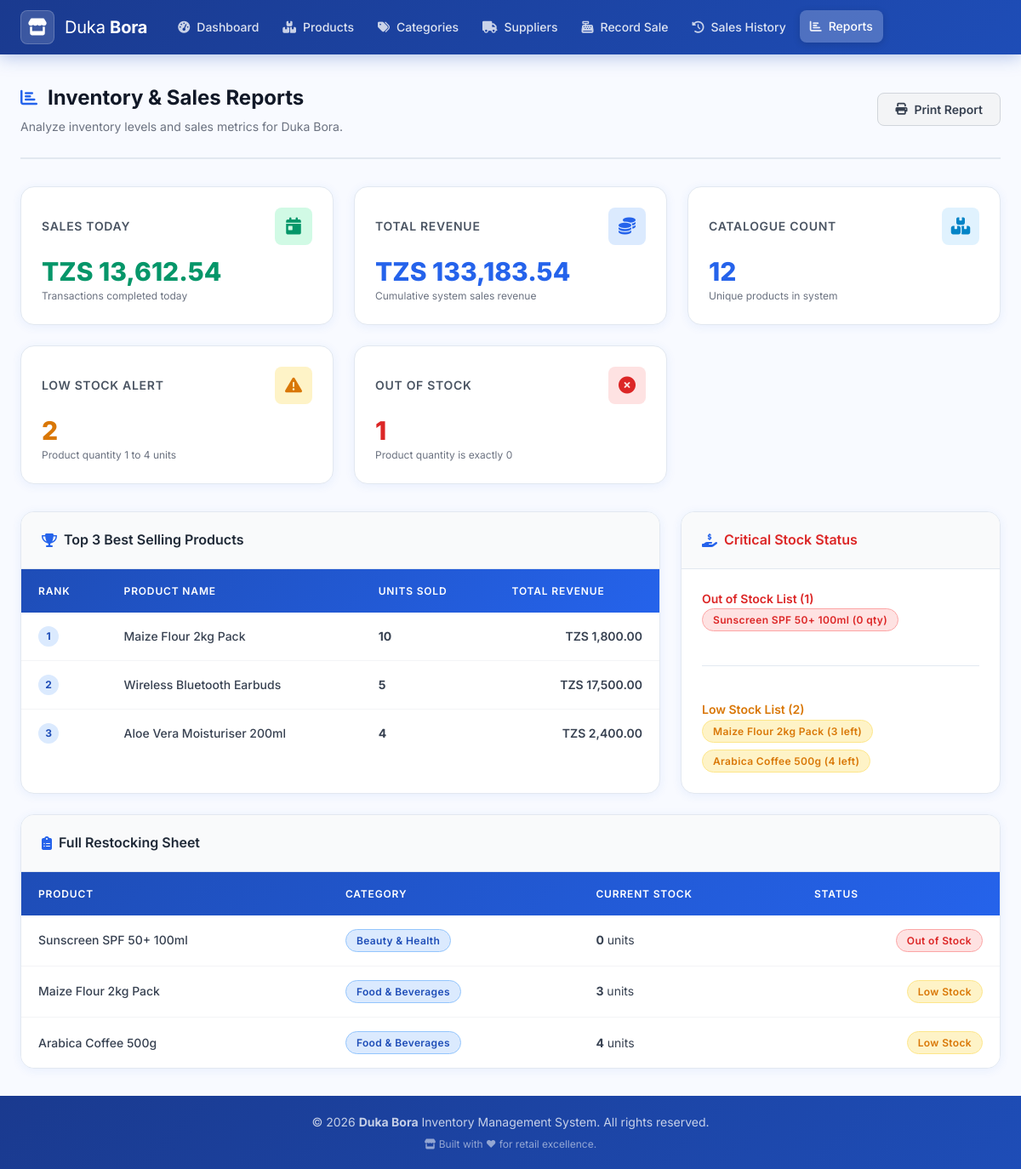
The app's page /report.php with its own data.
### tables this page shows
CREATE TABLE IF NOT EXISTS `products` (
    `product_id`  INT            NOT NULL AUTO_INCREMENT,
    `name`        VARCHAR(200)   NOT NULL,
    `category_id` INT            NOT NULL,
    `supplier_id` INT            NOT NULL,
    `price`       DECIMAL(10,2)  NOT NULL DEFAULT 0.00,
    `stock_qty`   INT            NOT NULL DEFAULT 0,
    `created_at`  TIMESTAMP      NOT NULL DEFAULT CURRENT_TIMESTAMP,
    PRIMARY KEY (`product_id`),
    CONSTRAINT `fk_product_category` FOREIGN KEY (`category_id`)
        REFERENCES `categories`(`category_id`) ON DELETE RESTRICT ON UPDATE CASCADE,
    CONSTRAINT `fk_product_supplier` FOREIGN KEY (`supplier_id`)
        REFERENCES `suppliers`(`supplier_id`) ON DELETE RESTRICT ON UPDATE CASCADE,
    CONSTRAINT `chk_price`     CHECK (`price`     >= 0),
    CONSTRAINT `chk_stock_qty` CHECK (`stock_qty` >= 0)
);

CREATE TABLE IF NOT EXISTS `categories` (
    `category_id`   INT           NOT NULL AUTO_INCREMENT,
    `category_name` VARCHAR(100)  NOT NULL,
    PRIMARY KEY (`category_id`),
    UNIQUE KEY `uq_category_name` (`category_name`)
);

### report.php (the view, shortened to what this page needs)
<?php
require_once __DIR__ . '/includes/functions.php';
$conn = getConnection();
$stats = getDashboardStats();
$topSellers = getTopSellingProducts(3);
$lowStockProducts = getLowStockProducts(5);
$outOfStockResult = $conn->query("
    SELECT p.*, c.category_name, s.supplier_name
    FROM products p
    JOIN categories c ON c.category_id = p.category_id
    JOIN suppliers s ON s.supplier_id = p.supplier_id
    WHERE p.stock_qty = 0
    ORDER BY p.name ASC
");
$outOfStockProducts = [];
if ($outOfStockResult) {
    $outOfStockProducts = $outOfStockResult->fetch_all(MYSQLI_ASSOC);
}
require_once __DIR__ . '/includes/header.php';
require_once __DIR__ . '/includes/nav.php';
?>
<div class="page-header">
    <div>
        <h1 class="page-title">
            <i class="fas fa-chart-bar"></i> Inventory & Sales Reports
        </h1>
        <p class="page-subtitle">Analyze inventory levels and sales metrics for Duka Bora.</p>
    </div>
    <button onclick="window.print()" class="btn btn-secondary">
        <i class="fas fa-print"></i> Print Report
    </button>
</div>
<div class="report-grid">
    <div class="report-card">
        <div class="report-card-header">
            <span class="report-card-title">Sales Today</span>
            <div class="report-card-icon" style="background:var(--success-100); color:var(--success-600);">
                <i class="fas fa-calendar-day"></i>
            </div>
        </div>
        <div class="report-card-value text-success" data-counter="<?= $stats['sales_today'] ?>" data-currency="true">
        </div>
        <p class="text-xs text-muted" style="margin-top:4px;">Transactions completed today</p>
    </div>
    <div class="report-card">
        <div class="report-card-header">
            <span class="report-card-title">Total Revenue</span>
            <div class="report-card-icon" style="background:var(--primary-100); color:var(--primary-600);">
                <i class="fas fa-coins"></i>
            </div>
        </div>
        <div class="report-card-value text-primary" data-counter="<?= $stats['total_sales_value'] ?>" data-currency="true">
        </div>
        <p class="text-xs text-muted" style="margin-top:4px;">Cumulative system sales revenue</p>
    </div>
    <div class="report-card">
        <div class="report-card-header">
            <span class="report-card-title">Catalogue Count</span>
            <div class="report-card-icon" style="background:var(--info-100); color:var(--info-600);">
                <i class="fas fa-boxes"></i>
            </div>
        </div>
        <div class="report-card-value text-primary" data-counter="<?= $stats['total_products'] ?>">
            <?= $stats['total_products'] ?>
        </div>
        <p class="text-xs text-muted" style="margin-top:4px;">Unique products in system</p>
    </div>
    <div class="report-card">
        <div class="report-card-header">
            <span class="report-card-title">Low Stock Alert</span>
            <div class="report-card-icon" style="background:var(--warning-100); color:var(--warning-600);">
                <i class="fas fa-exclamation-triangle"></i>
            </div>
        </div>
        <div class="report-card-value text-warning" data-counter="<?= $stats['low_stock_count'] ?>">
            <?= $stats['low_stock_count'] ?>
        </div>
        <p class="text-xs text-muted" style="margin-top:4px;">Product quantity 1 to 4 units</p>
    </div>
    <div class="report-card">
        <div class="report-card-header">
            <span class="report-card-title">Out of Stock</span>
            <div class="report-card-icon" style="background:var(--danger-100); color:var(--danger-600);">
                <i class="fas fa-times-circle"></i>
            </div>
        </div>
        <div class="report-card-value text-danger" data-counter="<?= $stats['out_of_stock'] ?>">
            <?= $stats['out_of_stock'] ?>
        </div>
        <p class="text-xs text-muted" style="margin-top:4px;">Product quantity is exactly 0</p>
    </div>
</div>
<div class="dashboard-grid">
    <div class="card">
        <div class="card-header">
            <h2 class="card-title">
                <i class="fas fa-trophy"></i> Top 3 Best Selling Products
            </h2>
        </div>
        <div class="table-wrapper" style="border:none; box-shadow:none; border-radius:0;">
            <table class="data-table" aria-label="Top Selling Products">
                <thead>
                    <tr>
                        <th>Rank</th>
                        <th>Product Name</th>
                        <th>Units Sold</th>
                        <th>Total Revenue</th>
                    </tr>
                </thead>
                <tbody>
                    <?php if (empty($topSellers)): ?>
                        <tr>
                            <td colspan="4" class="table-empty">
                                <i class="fas fa-info-circle"></i> No sales recorded.
                            </td>
                        </tr>
                    <?php else: ?>
                        <?php foreach ($topSellers as $i => $product): ?>
                            <tr>
                                <td><span class="rank-num"><?= $i + 1 ?></span></td>
                                <td class="product-name"><?= e($product['name']) ?></td>
                                <td><strong><?= (int) $product['total_qty'] ?></strong></td>
                                <td class="price-value fw-bold"><?= formatTZS((float) $product['total_revenue']) ?></td>
                            </tr>
                        <?php endforeach; ?>
                    <?php endif; ?>
                </tbody>
            </table>
        </div>
    </div>
    <div class="card">
        <div class="card-header">
            <h2 class="card-title" style="color:var(--danger-600);">
                <i class="fas fa-hand-holding-usd"></i> Critical Stock Status
            </h2>
        </div>
        <div class="card-body">
            <div style="display:flex; flex-direction:column; gap:var(--space-4);">
                <div>
                    <h3 class="text-small fw-semibold mb-2" style="color:var(--danger-600);">
                        Out of Stock List (<?= count($outOfStockProducts) ?>)
                    </h3>
                    <?php if (empty($outOfStockProducts)): ?>
                        <p class="text-muted text-xs">All products have stock active.</p>
                    <?php else: ?>
                        <div class="d-flex gap-2" style="flex-wrap:wrap;">
                            <?php foreach ($outOfStockProducts as $p): ?>
                                <span class="badge badge-danger"><?= e($p['name']) ?> (0 qty)</span>
                            <?php endforeach; ?>
                        </div>
                    <?php endif; ?>
                </div>
                <hr class="divider">
                <div>
                    <h3 class="text-small fw-semibold mb-2" style="color:var(--warning-600);">
                        Low Stock List (<?= count($lowStockProducts) - count($outOfStockProducts) ?>)
                    </h3>
                    <?php
                        $actualLow = array_filter($lowStockProducts, function($item) {
                            return (int)$item['stock_qty'] > 0;
                        });
                    ?>
                    <?php if (empty($actualLow)): ?>
                        <p class="text-muted text-xs">No products are currently in low-stock status.</p>
                    <?php else: ?>
                        <div class="d-flex gap-2" style="flex-wrap:wrap;">
                            <?php foreach ($actualLow as $p): ?>
                                <span class="badge badge-warning"><?= e($p['name']) ?> (<?= (int)$p['stock_qty'] ?> left)</span>
                            <?php endforeach; ?>
                        </div>
                    <?php endif; ?>
                </div>
            </div>
        </div>
    </div>
</div>
<div class="card mt-6">
    <div class="card-header">
        <h2 class="card-title">
            <i class="fas fa-clipboard-list"></i> Full Restocking Sheet
        </h2>
    </div>
    <div class="table-wrapper" style="border:none; box-shadow:none; border-radius:0;">
        <table class="data-table" aria-label="Restocking Sheet">
            <thead>
                <tr>
                    <th>Product</th>
                    <th>Category</th>
                    <th>Current Stock</th>
                    <th>Status</th>
                </tr>
            </thead>
            <tbody>
                <?php if (empty($lowStockProducts)): ?>
                    <tr>
                        <td colspan="4" class="table-empty">
                            <i class="fas fa-check-circle" style="color:var(--success-500);"></i>
                            All items are well stocked! No restocking actions required.
                        </td>
                    </tr>
                <?php else: ?>
                    <?php foreach ($lowStockProducts as $p): ?>
                        <tr>
                            <td class="product-name"><?= e($p['name']) ?></td>
                            <td><span class="badge badge-primary"><?= e($p['category_name']) ?></span></td>
                            <td><strong><?= (int) $p['stock_qty'] ?></strong> units</td>
                            <td>
                                <?= stockBadge((int) $p['stock_qty']) ?>
                            </td>
                        </tr>
                    <?php endforeach; ?>
                <?php endif; ?>
            </tbody>
        </table>
    </div>
</div>
<?php require_once __DIR__ . '/includes/footer.php'; ?>

### includes/functions.php (shortened to what this page needs)
<?php
function e(mixed $value): string
{
    return htmlspecialchars((string) $value, ENT_QUOTES | ENT_SUBSTITUTE, 'UTF-8');
}
function stockBadge(int $qty): string
{
    if ($qty === 0) {
        $class = 'badge badge-danger';
        $label = 'Out of Stock';
    } elseif ($qty < 10) {
        $class = 'badge badge-warning';
        $label = 'Low Stock';
    } else {
        $class = 'badge badge-success';
        $label = 'In Stock';
    }
    return "<span class=\"{$class}\">{$label}</span>";
}
function getLowStockProducts(int $threshold = 5): array
{
    $conn = getConnection();
    $stmt = $conn->prepare("
        SELECT p.*, c.category_name
        FROM   products   p
        JOIN   categories c ON c.category_id = p.category_id
        WHERE  p.stock_qty < ?
        ORDER  BY p.stock_qty ASC
    ");
    $stmt->bind_param('i', $threshold);
    $stmt->execute();
    $rows = $stmt->get_result()->fetch_all(MYSQLI_ASSOC);
    return $rows;
}
function getDashboardStats(): array
{
    $conn = getConnection();
    $stats = [
        'total_products'    => 0,
        'total_categories'  => 0,
        'total_suppliers'   => 0,
        'total_sales_value' => 0.00,
        'sales_today'       => 0.00,
        'low_stock_count'   => 0,
        'out_of_stock'      => 0,
    ];
    $r = $conn->query("SELECT COUNT(*) AS cnt FROM products");
    if ($r) $stats['total_products'] = (int) $r->fetch_assoc()['cnt'];
    $r = $conn->query("SELECT COUNT(*) AS cnt FROM categories");
    if ($r) $stats['total_categories'] = (int) $r->fetch_assoc()['cnt'];
    $r = $conn->query("SELECT COUNT(*) AS cnt FROM suppliers");
    if ($r) $stats['total_suppliers'] = (int) $r->fetch_assoc()['cnt'];
    $r = $conn->query("SELECT COALESCE(SUM(total_price),0) AS total FROM sales");
    if ($r) $stats['total_sales_value'] = (float) $r->fetch_assoc()['total'];
    $r = $conn->query("SELECT COALESCE(SUM(total_price),0) AS today
                        FROM sales
                        WHERE DATE(sale_date) = CURDATE()");
    if ($r) $stats['sales_today'] = (float) $r->fetch_assoc()['today'];
    $r = $conn->query("SELECT COUNT(*) AS cnt FROM products WHERE stock_qty > 0 AND stock_qty < 5");
    if ($r) $stats['low_stock_count'] = (int) $r->fetch_assoc()['cnt'];
    $r = $conn->query("SELECT COUNT(*) AS cnt FROM products WHERE stock_qty = 0");
    if ($r) $stats['out_of_stock'] = (int) $r->fetch_assoc()['cnt'];
    return $stats;
}
function getTopSellingProducts(int $limit = 3): array
{
    $conn = getConnection();
    $stmt = $conn->prepare("
        SELECT   p.name, SUM(s.qty_sold) AS total_qty, SUM(s.total_price) AS total_revenue
        FROM     sales    s
        JOIN     products p ON p.product_id = s.product_id
        GROUP BY s.product_id
        ORDER BY total_qty DESC
        LIMIT    ?
    ");
    $stmt->bind_param('i', $limit);
    $stmt->execute();
    $rows = $stmt->get_result()->fetch_all(MYSQLI_ASSOC);
    return $rows;
}
function formatTZS(float $amount): string
{
    return 'TZS ' . number_format($amount, 2);
}

### records on screen
products: name "Sunscreen SPF 50+ 100ml", category.category_name "Beauty & Health", stock_qty "0", stock_qty "Out of Stock"
products: name "Maize Flour 2kg Pack", stock_qty "3", category.category_name "Food & Beverages", stock_qty "Low Stock"
products: name "Arabica Coffee 500g", stock_qty "4", category.category_name "Food & Beverages", stock_qty "Low Stock"

### other values on screen
$stats['total_products'] "12"
$stats['low_stock_count'] "2"
$stats['out_of_stock'] "1"
$product['name'] "Maize Flour 2kg Pack"
$product['total_qty'] "10"
formatTZS((float) $product['total_revenue']) "TZS 1,800.00"
$product['name'] "Wireless Bluetooth Earbuds"
$product['total_qty'] "5"
formatTZS((float) $product['total_revenue']) "TZS 17,500.00"
$product['name'] "Aloe Vera Moisturiser 200ml"
$product['total_qty'] "4"
formatTZS((float) $product['total_revenue']) "TZS 2,400.00"
count($outOfStockProducts) "1"
count($lowStockProducts) - count($outOfStockProducts) "2"
